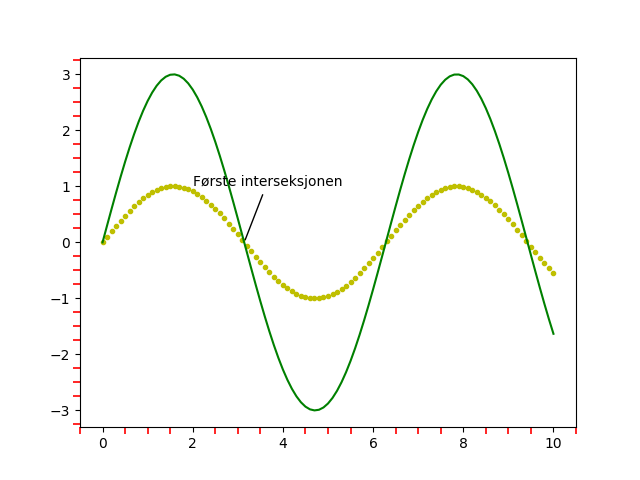

Here is the Python script that generated this plot:
from cmath import pi
import matplotlib.pyplot as plt
from math import sin
from matplotlib.ticker import (MultipleLocator)
#Oppgave 7c

# liste med x-verdier
xs = [n / 10 for n in range(101)]
# 2 ulike lister med y-verdier
ys_1 = [sin(x) for x in xs]
ys_2 = [3 * sin(x) for x in xs]


fig, ax = plt.subplots()

ax.plot(xs, ys_1, ".y") #. og gul
ax.plot(xs, ys_2, "-g") #- grønn

ax.annotate('Første interseksjonen', xy=(pi, 0), xytext=(2, 1), #Tekst,punktlokasjon, tekstlokasjon
             arrowprops=dict(arrowstyle='-' ,facecolor='black'), #pil, piltype(strek), pilfarge
             )

ax.tick_params(which='minor', length=5, width=1.2, color='r') #definerer underticks
ax.xaxis.set_minor_locator(MultipleLocator(0.5)) #plasseres hver 0.5 på xakse
ax.yaxis.set_minor_locator(MultipleLocator(0.25)) #plasseres hver 0.25 på yakse

# savefig lagrer filene
plt.savefig("uke_11_oppg_7c.png")
plt.savefig("test.pdf")

# interaktivt vindu
plt.show() # Hva skjer om vi ikke har med den raden: plt.show()?
